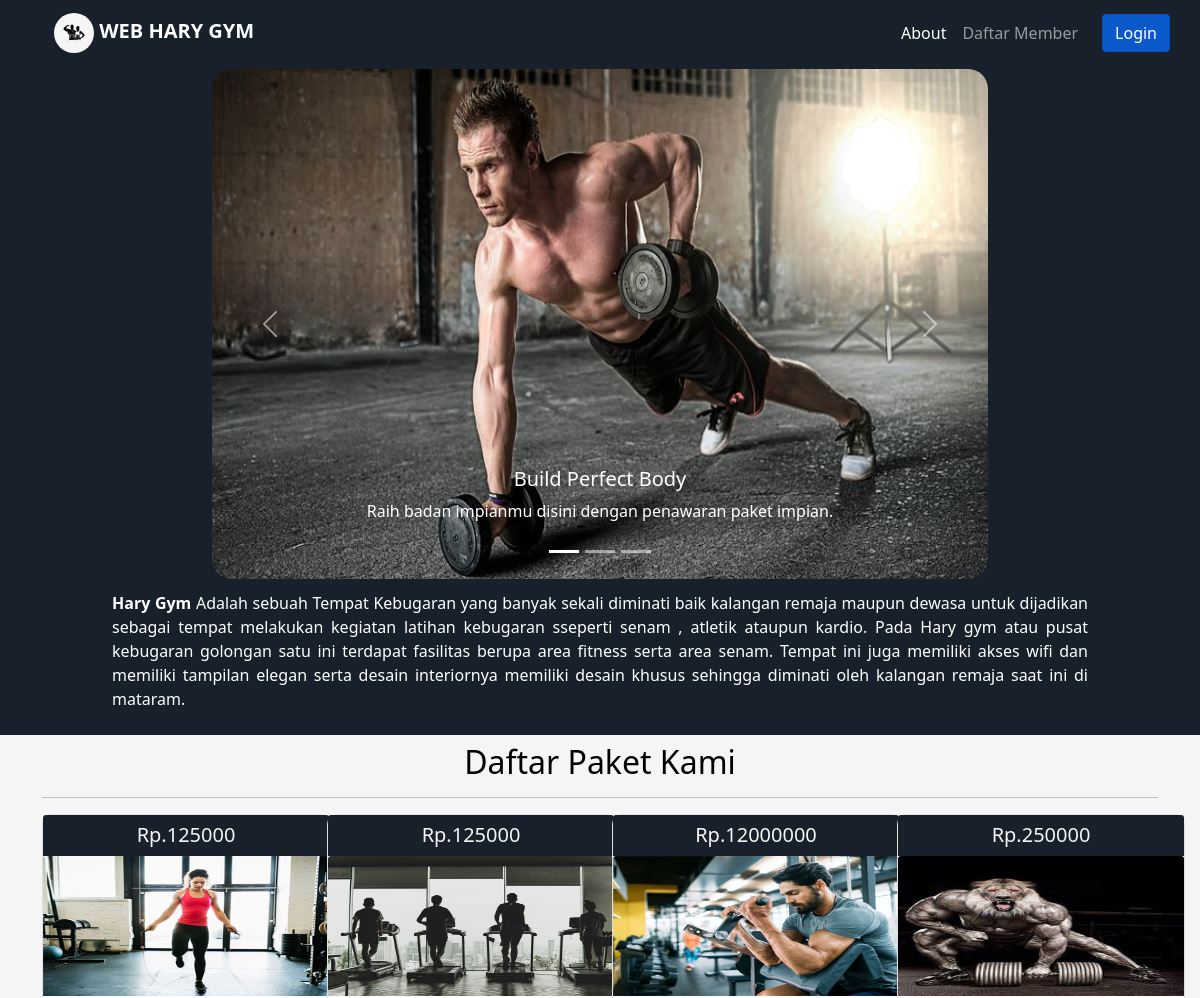
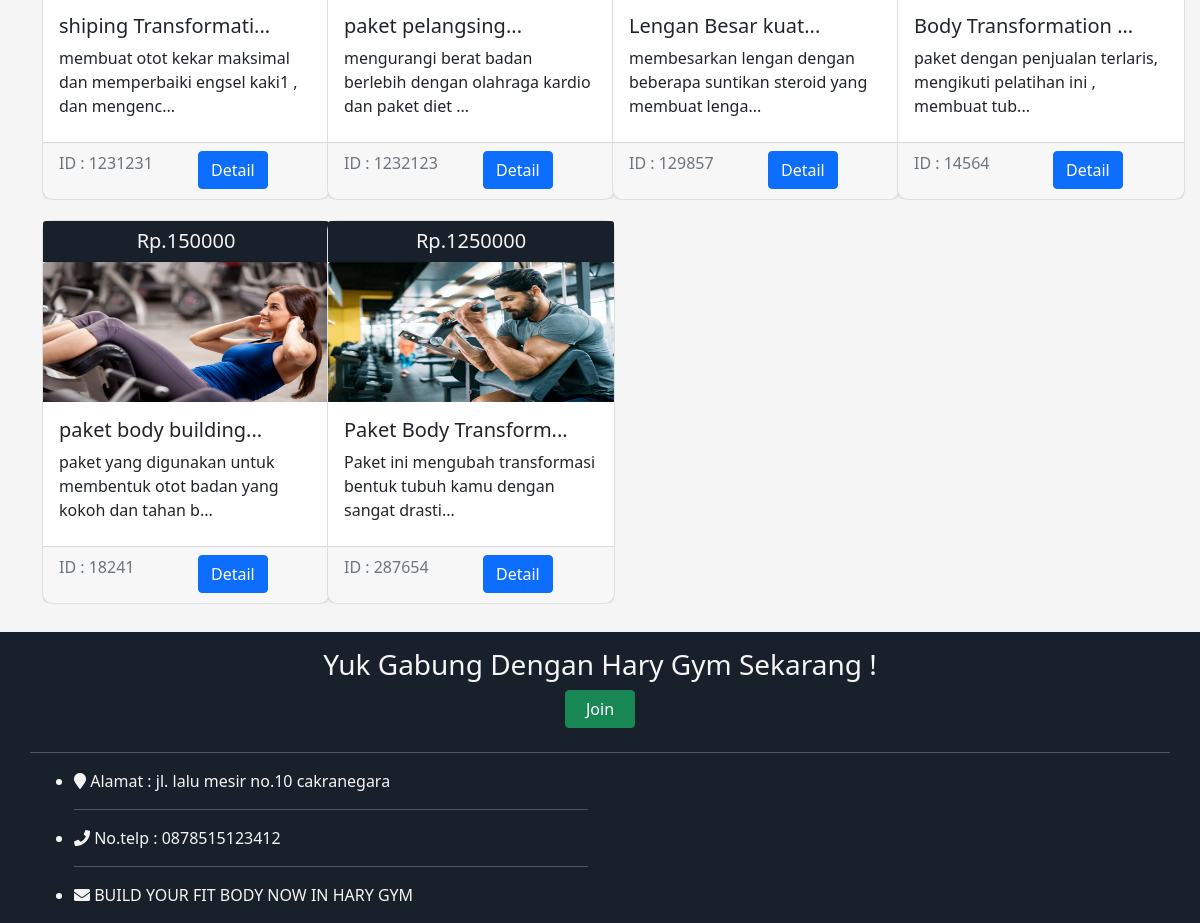
/gym-profil/index.php, run on the app's committed database (2 pictures, top to bottom).
### tables this page shows
CREATE TABLE `tb_paket` (
  `id_paket` varchar(50) NOT NULL,
  `nama_paket` varchar(100) NOT NULL,
  `ket_paket` varchar(200) NOT NULL,
  `harga_paket` varchar(100) NOT NULL,
  `gambar` varchar(100) NOT NULL
);

### gym-profil/index.php (the view, shortened to what this page needs)
<!DOCTYPE html>
<html lang="en">
<head>
  <link rel="stylesheet" href="../assets/fontawesome-free/css/all.min.css">
  <link rel="stylesheet" href="../assets/bootstrap-5.0.2-dist/css/bootstrap.min.css">
</head>
<body style="background-color:#18212b ;">
  <div class="container-fluid">
    <nav class="navbar navbar-expand-lg navbar-dark">
      <div class="container">
        <a class="navbar-brand" href="#">
          <img src="../assets/img/logo_web-gym.jpg" style="border-radius: 150px; height: 40px; width: 40px;" alt="hary_gym">
          <span><b> WEB HARY GYM </b></span>
        </a>
        <div class="collapse navbar-collapse" id="navbarSupportedContent">
          <ul class="navbar-nav ms-auto mb-2 mb-lg-0">
            <li class="nav-item">
              <a class="nav-link active" aria-current="page" href="#">About</a>
            </li>
            <li class="nav-item">
              <a class="nav-link" href="registrasi-member.php">Daftar Member</a>
            </li>
            <li class="nav-item">
              <a class="nav-link" href="#"></a>
            </li>
          </ul>
          <form class="d-flex">
            <a href="../login.php" class="btn btn-primary active">Login</a>
          </form>
        </div>
      </div>
    </nav>
  </div>
  <section class="container-fluid" style="background-color:#18212b;">
    <div class="row">
      <div class="col-lg-8 py-1" style="margin: auto;">
        <div id="carouselExampleCaptions" class="carousel slide" data-bs-ride="carousel">
          <div class="carousel-indicators">
            <button type="button" data-bs-target="#carouselExampleCaptions" data-bs-slide-to="0" class="active" aria-current="true" aria-label="Slide 1"></button>
            <button type="button" data-bs-target="#carouselExampleCaptions" data-bs-slide-to="1" aria-label="Slide 2"></button>
            <button type="button" data-bs-target="#carouselExampleCaptions" data-bs-slide-to="2" aria-label="Slide 3"></button>
          </div>
          <div class="carousel-inner">
            <div class="carousel-item active">
              <img src="../assets/img/carousel1.jpg" class="d-block w-100" style="height: 510px; border-radius:20px;" alt="...">
              <div class="carousel-caption d-none d-md-block">
                <h5>Build Perfect Body</h5>
                <p>Raih badan impianmu disini dengan penawaran paket impian.</p>
              </div>
            </div>
          </div>
          <button class="carousel-control-prev" type="button" data-bs-target="#carouselExampleCaptions" data-bs-slide="prev">
            <span class="carousel-control-prev-icon" aria-hidden="true"></span>
          </button>
          <button class="carousel-control-next" type="button" data-bs-target="#carouselExampleCaptions" data-bs-slide="next">
            <span class="carousel-control-next-icon" aria-hidden="true"></span>
          </button>
        </div>
      </div>
      <div class="col-lg-10 py-2" style="margin: auto;">
        <p style="color: white;text-align: justify;"><b>Hary Gym</b> Adalah sebuah Tempat Kebugaran yang
          banyak sekali diminati baik kalangan remaja maupun dewasa untuk dijadikan sebagai tempat
          melakukan kegiatan latihan kebugaran sseperti senam , atletik ataupun kardio. Pada Hary gym
          atau pusat kebugaran golongan satu ini terdapat fasilitas berupa area fitness serta area senam.
          Tempat ini juga memiliki akses wifi dan memiliki tampilan elegan serta desain interiornya
          memiliki desain khusus sehingga diminati oleh kalangan remaja saat ini di mataram.
        </p>
      </div>
    </div>
  </section>
  <section style="background-color: whitesmoke;">
    <div class="container">
      <div class="row mb-3 py-2">
        <div class="col-md-12" style="margin: auto;">
          <h2 style="text-align: center; color: black;">Daftar Paket Kami</h2>
          <hr>
          <div class="row">
            <?php
            require '../conn.php';
            $query = "SELECT * FROM tb_paket";
            $sql = mysqli_query($koneksi, $query);
            while ($data = mysqli_fetch_object($sql)) {
            ?>
              <div class="col-md-3" style="margin-bottom: 20px;">
                <div class="card" style="width: 18rem; height: 24rem; border-radius: 10px;">
                  <h5 class="card-header" style="background-color: #18212b; color: whitesmoke;text-align: center;">Rp.<?= $data->harga_paket; ?></h5>
                  <img src="../assets/img/<?= $data->gambar; ?>" class="card-img-top" style="height: 140px;">
                  <div class="card-body">
                    <h5 class="card-title"><?= substr($data->nama_paket, 0, 20) ?>...</h5>
                    <p class="card-text"><?= substr($data->ket_paket, 0, 70) ?>...</p>
                  </div>
                  <div class="card-footer text-muted">
                    <div class="row">
                      <div class="col">
                        <p>ID : <?= $data->id_paket; ?></p>
                      </div>
                      <div class="col">
                        <a type="button" class="btn btn-primary" href="detail-paket.php?url-id=<?= $data->id_paket; ?>">Detail</a>
                      </div>
                    </div>
                  </div>
                </div>
              </div>
            <?php
            }
            ?>
          </div>
        </div>
      </div>
    </div>
  </section>
  <section class="container" style="color: whitesmoke;">
<div class="row">
    <div class="col center">
      <h3 style="text-align: center;">Yuk Gabung Dengan Hary Gym Sekarang !</h3>
      <a style="display: flex;justify-content: center;width: 70px;align-items: center;margin: auto;" type="button" class="btn btn-success" href="registrasi-member.php">Join</a>
      <br>
      </div>
      <hr>
      <div class="info col-md-6">
        <ul>
          <li><span class="fa fa-map-marker"></span> Alamat : jl. lalu mesir no.10 cakranegara</li>
          <hr>
          <li><span class="fa fa-phone"></span> No.telp : 0878515123412</li>
          <hr>
          <li><span class="fa fa-envelope"></span> BUILD YOUR FIT BODY NOW IN HARY GYM</li>
        </ul>
      </div>
    </div>
  </section>
</body>
</html>

### gym-profil/index.php (style rules this page uses)
.navbar { background-color: #18212b; position: fixed; top: 0; width: 100%; z-index: 1; }

### data on the page
tb_paket: harga_paket "125000", gambar (picture), nama_paket "shiping Transformati", ket_paket "membuat otot kekar maksimal dan memperbaiki engsel kaki1 , dan mengenc", id_paket "1231231"
tb_paket: harga_paket "125000", gambar (picture), nama_paket "paket pelangsing", ket_paket "mengurangi berat badan berlebih dengan olahraga kardio dan paket diet", id_paket "1232123"
tb_paket: harga_paket "12000000", gambar (picture), nama_paket "Lengan Besar kuat", ket_paket "membesarkan lengan dengan beberapa suntikan steroid yang membuat lenga", id_paket "129857"
tb_paket: harga_paket "250000", gambar (picture), nama_paket "Body Transformation", ket_paket "paket dengan penjualan terlaris, mengikuti pelatihan ini , membuat tub", id_paket "14564"
tb_paket: harga_paket "150000", gambar (picture), nama_paket "paket body building", ket_paket "paket yang digunakan untuk membentuk otot badan yang kokoh dan tahan b", id_paket "18241"
tb_paket: harga_paket "1250000", gambar (picture), nama_paket "Paket Body Transform", ket_paket "Paket ini mengubah transformasi bentuk tubuh kamu dengan sangat drasti", id_paket "287654"
